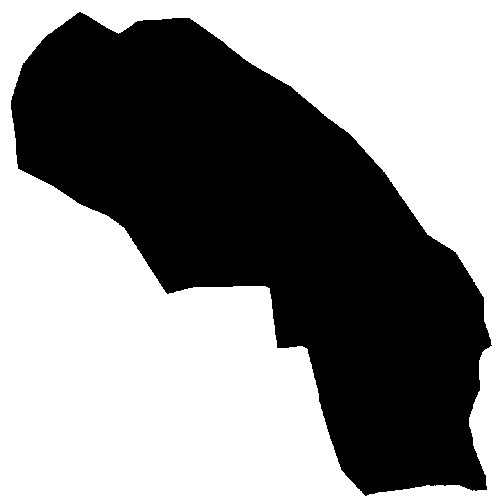
#> input picture maps/ambeli/dat_folder/1/dat_image/1.png, 500 x 500 px
$ python -i enhanced_imagedatimage_v2.py   (imports and definitions only)
#> lines starting #> are read from the running program, lines starting #| are printed output that depends on the picture; after the words box and inside, x2 and y2 are one past the last pixel; in counts of white or black regions, pixels touching at a corner belong together
import numpy as np
import matplotlib.pyplot as plt
import cv2
import os

def create_diagram_mask_and_dat_enhanced(image_path, dat_output_path, resize_dim=(500, 500), method='adaptive'):
    """
    Enhanced version that processes an image to isolate a black diagram, creates a binary mask,
    and saves the mask as a .dat file with better shape filling.

    Parameters:
        image_path (str): Path to the input image file.
        dat_output_path (str): Path where the output .dat file will be saved.
        resize_dim (tuple): Dimensions (width, height) to resize the image to.
        method (str): Processing method - 'adaptive', 'otsu', 'original', or 'aggressive'

    Returns:
        numpy.ndarray or None: The binary mask array (0s and 1s) if successful, None otherwise.
    """
#> called with dat_output_path = 'out.png', resize_dim = (500, 500), method = 'adaptive'
    # --- 1. Load and Preprocess Image ---
    image = cv2.imread(image_path)
#> image is the input picture: shape (500, 500, 3); 55.1% white; 1 black region, box (x1, y1, x2, y2) and area: (11, 12, 492, 496) 112144
    if image is None:
        print(f"Error: Unable to load image at {image_path}")
        return None

    image = cv2.resize(image, resize_dim)
    gray = cv2.cvtColor(image, cv2.COLOR_BGR2GRAY)

    # --- 2. Enhanced Thresholding Based on Method ---
    if method == 'adaptive':
        # Adaptive thresholding for varying lighting conditions
        binary = cv2.adaptiveThreshold(gray, 255, cv2.ADAPTIVE_THRESH_GAUSSIAN_C,
                                       cv2.THRESH_BINARY_INV, 11, 2)
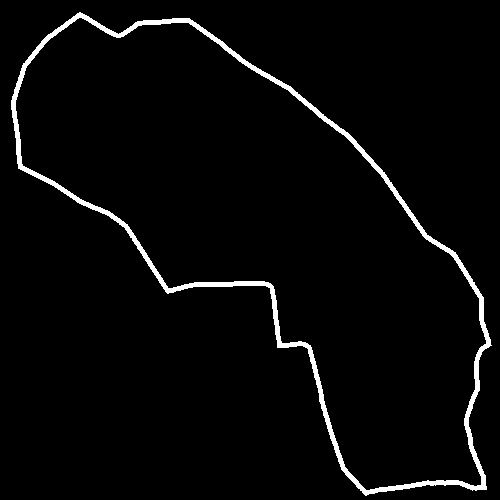
#> binary: shape (500, 500); 3.1% white; 1 white region, box (x1, y1, x2, y2) and area: (11, 12, 492, 496) 7647
    elif method == 'otsu':
        # Otsu's automatic thresholding
        _, binary = cv2.threshold(gray, 0, 255, cv2.THRESH_BINARY_INV + cv2.THRESH_OTSU)
    elif method == 'aggressive':
        # Multiple threshold attempts for difficult images
        _, binary1 = cv2.threshold(gray, 50, 255, cv2.THRESH_BINARY_INV)
        _, binary2 = cv2.threshold(gray, 0, 255, cv2.THRESH_BINARY_INV + cv2.THRESH_OTSU)
        binary = cv2.bitwise_or(binary1, binary2)
    else:  # original method
        _, binary = cv2.threshold(gray, 50, 255, cv2.THRESH_BINARY_INV)

    # --- 3. Enhanced Morphological Operations ---
    if method == 'aggressive':
        # More aggressive morphological operations for difficult shapes
        kernel = cv2.getStructuringElement(cv2.MORPH_ELLIPSE, (9, 9))
        # Close gaps and fill holes
        processed = cv2.morphologyEx(binary, cv2.MORPH_CLOSE, kernel, iterations=3)
        processed = cv2.morphologyEx(processed, cv2.MORPH_DILATE, kernel, iterations=2)

        # Flood fill from edges to remove background noise
        h, w = processed.shape
        mask = np.zeros((h+2, w+2), np.uint8)

        # Flood fill from corners to remove background
        cv2.floodFill(processed, mask, (0,0), 0)
        cv2.floodFill(processed, mask, (w-1,0), 0)
        cv2.floodFill(processed, mask, (0,h-1), 0)
        cv2.floodFill(processed, mask, (w-1,h-1), 0)

        closed = processed
    else:
        # Standard morphological operations
        kernel_size = 7 if method in ['adaptive', 'otsu'] else 5
        kernel = cv2.getStructuringElement(cv2.MORPH_ELLIPSE, (kernel_size, kernel_size))

        # Close small gaps and smooth edges
        closed = cv2.morphologyEx(binary, cv2.MORPH_CLOSE, kernel, iterations=2)
#> closed: shape (500, 500); 3.1% white; 1 white region, box (x1, y1, x2, y2) and area: (11, 12, 492, 500) 7731

        if method in ['adaptive', 'otsu']:
            # Additional processing for better filling
            closed = cv2.morphologyEx(closed, cv2.MORPH_DILATE, kernel, iterations=1)
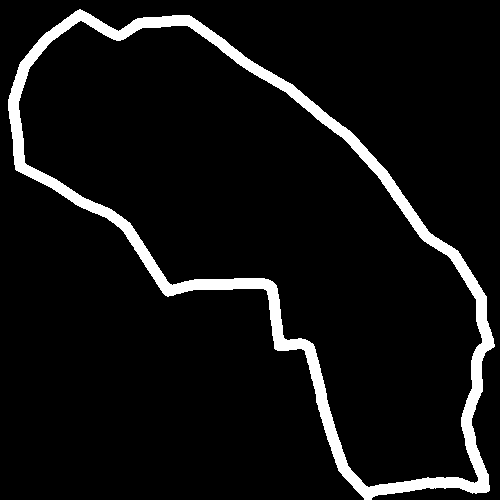
#> closed: shape (500, 500); 6.8% white; 1 white region
            closed = cv2.morphologyEx(closed, cv2.MORPH_ERODE, kernel, iterations=1)

    # --- 4. Create Filled Binary Mask with Enhanced Contour Processing ---
    contours, _ = cv2.findContours(closed, cv2.RETR_EXTERNAL, cv2.CHAIN_APPROX_SIMPLE)
#> contours = 1 contour; box (x1, y1, x2, y2) and area: (11, 12, 492, 500) 111468
    filled_mask_255 = np.zeros_like(closed)

    if contours:
        if method == 'aggressive':
            # Fill all significant contours
            for contour in contours:
                area = cv2.contourArea(contour)
                if area > 50:  # Minimum area threshold
                    cv2.drawContours(filled_mask_255, [contour], -1, 255, thickness=cv2.FILLED)
        else:
            # Standard approach - find largest contour and fill significant ones
            contours_with_area = [(cv2.contourArea(c), c) for c in contours]
#> contours_with_area = 1 item
            contours_with_area.sort(reverse=True, key=lambda x: x[0])

            # Fill the largest contour
            if contours_with_area[0][0] > 100:
                cv2.drawContours(filled_mask_255, [contours_with_area[0][1]], -1, 255, thickness=cv2.FILLED)
#> filled_mask_255: shape (500, 500); 44.9% white; 1 white region, box (x1, y1, x2, y2) and area: (11, 12, 492, 500) 112186

            # Fill other significant contours
            for area, contour in contours_with_area[1:]:
                if area > max(100, contours_with_area[0][0] * 0.1):  # At least 10% of largest or 100 pixels
                    cv2.drawContours(filled_mask_255, [contour], -1, 255, thickness=cv2.FILLED)
#> this loop made 0 passes

    # Convert to a mask with 1s for the shape and 0s for the background
    filled_mask_01 = (filled_mask_255 / 255).astype(np.uint8)

    # --- 5. Post-processing: Fill remaining holes ---
    if method in ['adaptive', 'otsu', 'aggressive']:
        # Fill holes using morphological closing
        kernel_fill = cv2.getStructuringElement(cv2.MORPH_ELLIPSE, (5, 5))
#> kernel_fill = [[0, 0, 1, 0, 0], [1, 1, 1, 1, 1], [1, 1, 1, 1, 1], [1, 1, 1, 1, 1], [0, 0, 1, 0, 0]]
        filled_mask_255_post = filled_mask_01 * 255
        filled_mask_255_post = cv2.morphologyEx(filled_mask_255_post, cv2.MORPH_CLOSE, kernel_fill, iterations=2)
        filled_mask_01 = (filled_mask_255_post / 255).astype(np.uint8)

    # --- 6. Save the Mask as .dat ---
    try:
        output_dir = os.path.dirname(dat_output_path)
        if output_dir:
             os.makedirs(output_dir, exist_ok=True)
        np.savetxt(dat_output_path, filled_mask_01, fmt='%d')
        return filled_mask_01
    except Exception as e:
        print(f"Error saving .dat file to {dat_output_path}: {e}")
        return None

# [110 lines left out: functions create_diagram_mask_and_dat, create_black_shape_image_from_dat, find_corners_on_image, auto_detect_best_method, not called in this run]

# --- Main Execution Block ---
# [140 lines not run here, left out]

>>> result = create_diagram_mask_and_dat_enhanced('../maps/ambeli/dat_folder/1/dat_image/1.png', 'out.png')
